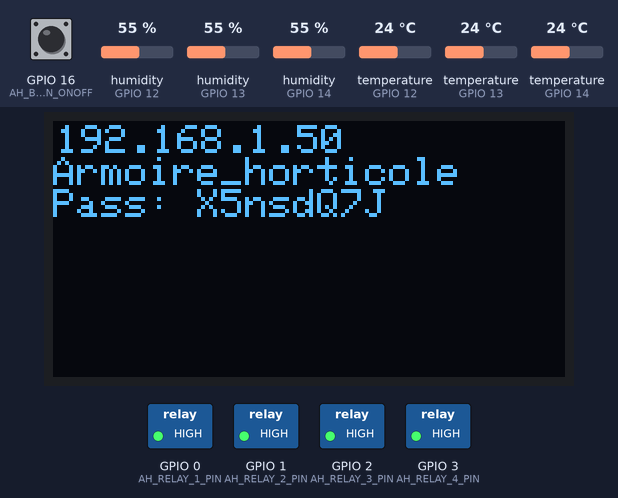
A sketch run on a simulated ESP8266 (NodeMCU). Shown: 128×64 one-colour display, switched loads named in the sketch (green lamp = pin HIGH). Inputs (shaded band) come from the test bench; at power-on: GPIO 16 (AH_BUTTON_ONOFF) HIGH, humidity (sensors on GPIO 12, GPIO 13, GPIO 14) 55 %, temperature (sensors on GPIO 12, GPIO 13, GPIO 14) 24 °C. WiFi joins after 1.5 s; servers stay silent unless stated.

Above: at 2.7 s.
2.8 s: GPIO 16 (AH_BUTTON_ONOFF) pulled LOW for 0.15 s
At 4.3 s:
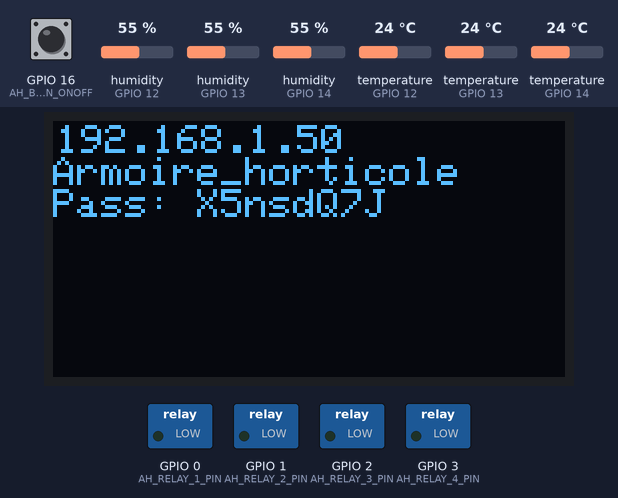
10.3 s: humidity (sensor on GPIO 12) set to 22 %
At 13.1 s:
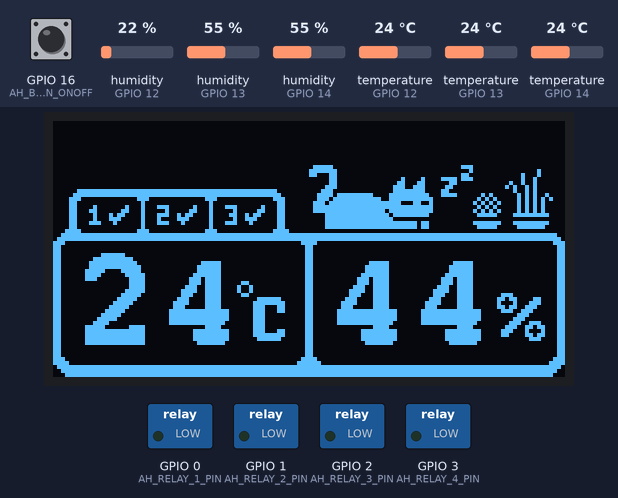
15.8 s: humidity (sensor on GPIO 13) set to 22 %
At 18.9 s:
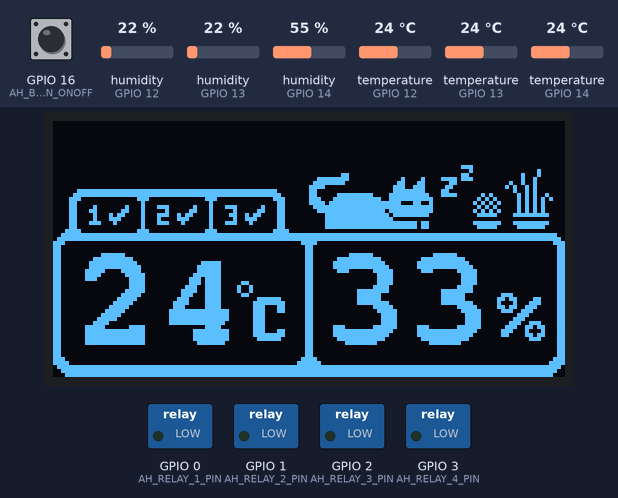
21.6 s: humidity (sensor on GPIO 14) set to 22 %
At 24.8 s:
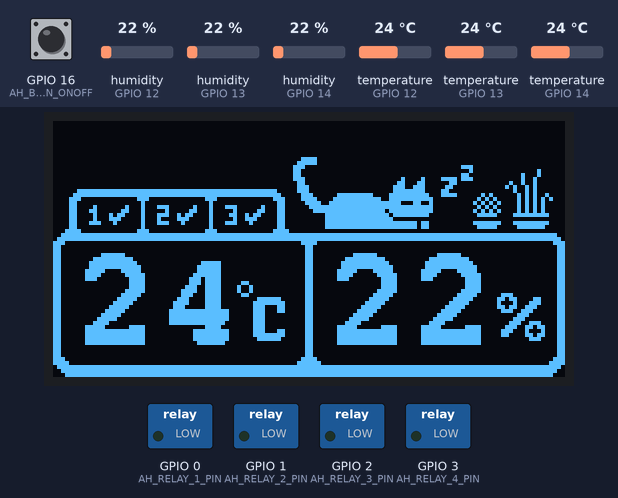
25.9 s: temperature (sensor on GPIO 12) set to 12 °C
At 28.5 s:
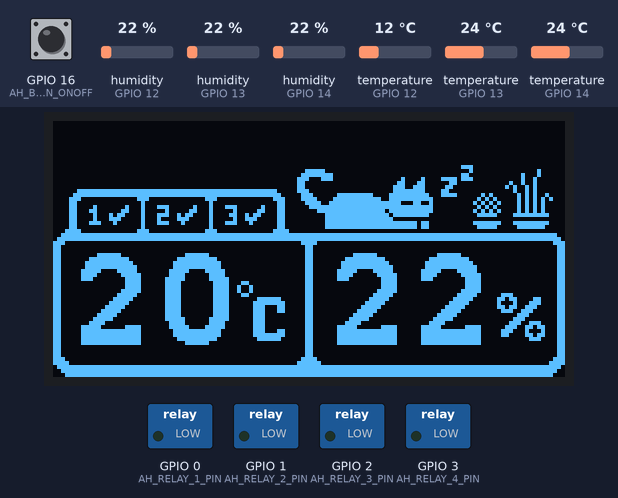
29.1 s: temperature (sensor on GPIO 13) set to 12 °C
At 31.7 s:
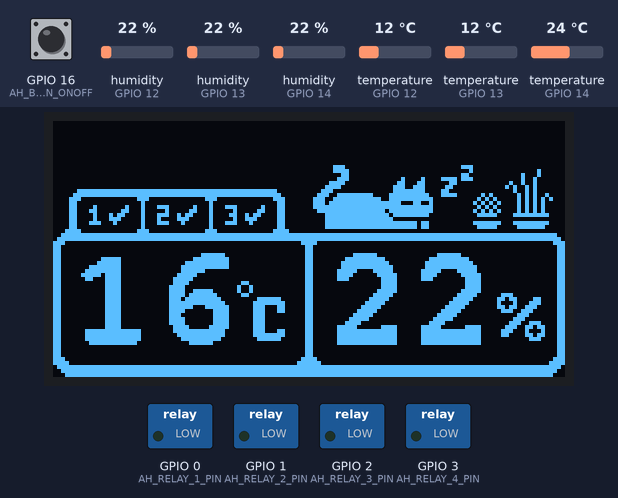
Timing chart, 0 to 33.2 s (numbered marks = the images above; inputs shaded):
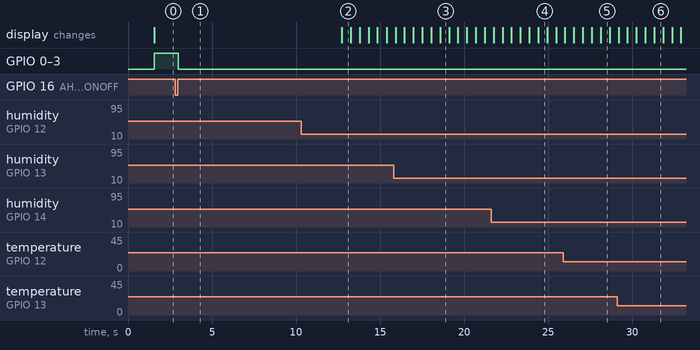

The sketch:

esp8266-armoire-horticole.ino
```cpp
#include <Arduino.h>
#include <DHT.h>
#include "ahwebserver.h"
#include "ahinputs.h"
#include "ahdisplay.h"
#include "ahsensors.h"
#include "ahrelays.h"
#include "ahdata.h"

unsigned long currentTime = 0;
unsigned long lastUpdateTime = 0;

bool connected = false;
String currentIP = "";

AHRelays ahRelays = AHRelays();
AHSensors ahSensors = AHSensors();
AHWebServer ahWebServer = AHWebServer();
AHInputs ahInputs = AHInputs();
AHDisplay ahDisplay = AHDisplay();
AHData data;

void setup()
{
    ahSensors.setup();

    // Lorsque les capteurs se mettent à jour
    ahSensors.data = &data;
    ahWebServer.data = &data;
    ahDisplay.data = &data;

    ahRelays.setup();
    ahInputs.setup();
    ahInputs.onButtonOnOffPressed = []()
    {
        ahRelays.toggleAll();
        ahDisplay.displayWifiInformations();
    };

    ahDisplay.setup();
    ahWebServer.setup();

    // Lorsqu'un client web demande les valeurs captées
    ahWebServer.onSensorsRequest = []()
    { return ahSensors.getSensorsValuesJSON(); };

    // Lorsqu'un client web demande les status des relays
    ahWebServer.onRelaysValuesRequest = []()
    { return ahRelays.getRelaysValuesJSON(); };

    // Lorsqu'un client web demande les valeurs captées
    ahWebServer.onRelayChangeRequest = [](String name, bool on)
    {
        ahRelays.setRelay(name, on);
        return ahRelays.getRelaysValuesJSON();
    };
}

void loop()
{
    currentTime = millis();

    ahWebServer.loop();
    ahSensors.loop(currentTime);
    ahInputs.loop();
    ahRelays.loop(currentTime);
    ahDisplay.loop(currentTime);

    delay(50);
}
```

ahdata.h
```cpp
#ifndef ARMOIRE_HORTI_SENSORS_STATUS_H
#define ARMOIRE_HORTI_SENSORS_STATUS_H

/**
 * Represent the current status of the cabinet,
 * displayed on the screen and/or be sent to a remote web interface.
 */
struct AHData
{
    /**
     * Current wifi status.
     */
    String wifiStatusText = "Status unknown";

    /**
     * Current average temperature (C°)
     */
    float temperature = 0.0;

    /**
     * Current average humidity %
     */
    float humidity = 0.0;

    /**
     * Indicates if each sensor is well connected.
     */
    bool connected[3] = {false, false, false};
};

#endif
```

ahdisplay.cpp
```cpp
#include "ahdisplay.h"

void AHDisplay::setup()
{
    // SSD1306_SWITCHCAPVCC = generate display voltage from 3.3V internally
    if (!display.begin(SSD1306_SWITCHCAPVCC, AH_SCREEN_ADDRESS))
    {
        Serial.println(F("SSD1306 allocation failed"));
        digitalWrite(LED_BUILTIN, HIGH);
        for (;;)
            ; // Don't proceed, loop forever
    }
    else
    {
        display.clearDisplay();
    }
}

void AHDisplay::loop(const long time)
{
    if (time > lastLoopUpdate + AH_DISPLAY_REFRESH_INTERVAL)
    {
        lastLoopUpdate = time;
        refreshDisplay(time);
    }
}

void AHDisplay::refreshDisplay(const long time)
{
    display.clearDisplay();
    display.setTextColor(SSD1306_WHITE);

    if (time > lastShowIntroductionTime + AH_DISPLAY_TIME_OF_WIFI_INFOS)
    {
        display.drawBitmap(0, 0, INTERFACE_BITMAP, display.width(), display.height(), 1);

        drawCat(time);
        drawSensorsStatus(time);
        drawTemperatureAndHumidity(time);
    }
    else
    {
        drawIntroductionScreen(time);
    }

    display.display();
}

void AHDisplay::displayWifiInformations()
{
    lastShowIntroductionTime = lastLoopUpdate;
}

void AHDisplay::drawIntroductionScreen(const long time)
{
    int x = 1, y = 1;

    int16_t x1, y1;
    uint16_t w, h;

    const String ssid = AH_WIFI_PORTAL_SSID;
    const String password = AH_WIFI_PORTAL_PASS;

    display.setFont();
    display.getTextBounds(ssid, 0, 0, &x1, &y1, &w, &h);
    display.setCursor(x, y);
    display.print(data->wifiStatusText + "\n" + ssid + "\nPass: " + password);
}

void AHDisplay::drawSensorsStatus(const long time)
{
    display.drawBitmap(sensorsPositions[0], sensorsPositions[1], data->connected[0] ? SENSOR_OK : SENSOR_KO, 5, 5, 1);
    display.drawBitmap(sensorsPositions[2], sensorsPositions[3], data->connected[1] ? SENSOR_OK : SENSOR_KO, 5, 5, 1);
    display.drawBitmap(sensorsPositions[4], sensorsPositions[5], data->connected[2] ? SENSOR_OK : SENSOR_KO, 5, 5, 1);
}

void AHDisplay::drawTemperatureAndHumidity(const long time)
{
    int xt = 41, yt = 55;
    int xh = 104, yh = 55;

    int16_t x1, y1;
    uint16_t w, h;

    const bool allSensorsDisconnect = !data->connected[0] && !data->connected[1] && !data->connected[2];

    String temperatureStr = String(int(round(data->temperature)));
    String humidityStr = String(int(round(data->humidity)));

    display.setFont(&FreeMonoBold18pt7b);
    display.getTextBounds(temperatureStr, 0, 0, &x1, &y1, &w, &h);
    display.setCursor(xt - w, yt);

    if (allSensorsDisconnect)
        display.print('?');
    else
        display.print(temperatureStr);

    display.getTextBounds(humidityStr, 0, 0, &x1, &y1, &w, &h);
    display.setCursor(xh - w, yh);

    if (allSensorsDisconnect)
        display.print('?');
    else
        display.print(humidityStr);
}

void AHDisplay::drawCat(const long time)
{
    const int frame = int(time / 500) % 9;

    switch (frame)
    {
    default:
    case 0:
        display.drawBitmap(catTailPosition[0], catTailPosition[1], CAT_TAIL_1, 20, 14, 1);
        break;
    case 1:
        display.drawBitmap(catTailPosition[0], catTailPosition[1], CAT_TAIL_2, 20, 14, 1);
        break;
    case 2:
        display.drawBitmap(catTailPosition[0], catTailPosition[1], CAT_TAIL_3, 20, 14, 1);
        break;
    case 3:
        display.drawBitmap(catTailPosition[0], catTailPosition[1], CAT_TAIL_4, 20, 14, 1);
        break;
    case 4:
        display.drawBitmap(catTailPosition[0], catTailPosition[1], CAT_TAIL_5, 20, 14, 1);
        break;
    case 5:
        display.drawBitmap(catTailPosition[0], catTailPosition[1], CAT_TAIL_6, 20, 14, 1);
        break;
    case 6:
        display.drawBitmap(catTailPosition[0], catTailPosition[1], CAT_TAIL_7, 20, 14, 1);
        break;
    case 7:
        display.drawBitmap(catTailPosition[0], catTailPosition[1], CAT_TAIL_8, 20, 14, 1);
        break;
    case 8:
        display.drawBitmap(catTailPosition[0], catTailPosition[1], CAT_TAIL_9, 20, 14, 1);
        break;
    }
}
```

ahdisplay.h
```cpp
#ifndef ARMOIRE_HORTI_DISPLAY_LIB_H
#define ARMOIRE_HORTI_DISPLAY_LIB_H

#include <Arduino.h>
#include <Adafruit_SSD1306.h>
#include <Fonts/FreeMonoBold18pt7b.h>
#include <Fonts/FreeMono9pt7b.h>
#include "./images/images.h"
#include "./images/cat-tail.h"
#include "ahdata.h"
#include "config.h"

#define AH_SCREEN_WIDTH 128
#define AH_SCREEN_HEIGHT 64
#define AH_SCREEN_ADDRESS 0x3C
#define AH_OLED_RESET -1

/// Screen refresh interval in seconds
#define AH_DISPLAY_REFRESH_INTERVAL 500

/**
 * Displays data on the OLED screen.
 */
class AHDisplay
{
public:
    /// Current data to display
    AHData *data;

    void setup();
    void loop(const long time);
    void displayWifiInformations();

private:
    int catTailPosition[2] = {57, 9};

    int sensorsPositions[6] = {
        14, 21,
        31, 21,
        48, 21};

    long lastLoopUpdate = 0;
    long lastShowIntroductionTime = 0;

    Adafruit_SSD1306 display = Adafruit_SSD1306(
        AH_SCREEN_WIDTH,
        AH_SCREEN_HEIGHT,
        &Wire,
        AH_OLED_RESET);

    void refreshDisplay(const long time);
    void drawClock(const long time);
    void drawSensorsStatus(const long time);
    void drawTemperatureAndHumidity(const long time);
    void drawCat(const long time);
    void drawIntroductionScreen(const long time);
};

#endif
```

ahinputs.cpp
```cpp
#include "ahinputs.h"

void AHInputs::setup()
{
    pinMode(AH_BUTTON_ONOFF, INPUT_PULLUP);
}

void AHInputs::loop()
{
    const int onOffStatus = digitalRead(AH_BUTTON_ONOFF);

    if (lastOnOffStatus != onOffStatus)
    {
        lastOnOffStatus = onOffStatus;

        if (onOffStatus == HIGH)
        {
            onButtonOnOffPressed();
        }
    }
}
```

ahinputs.h
```cpp
#ifndef ARMOIRE_HORTI_INPUTS_LIB_H
#define ARMOIRE_HORTI_INPUTS_LIB_H

#include <Arduino.h>
#include "config.h"

/**
 * Detects when the main button is pressed.
 */
class AHInputs
{
public:
    void setup();
    void loop();
    void (*onButtonOnOffPressed)() = []() {};

private:
    int lastOnOffStatus = LOW;
};

#endif
```

ahrelays.cpp
```cpp
#include "ahrelays.h"

void AHRelays::setup()
{
    for (int i = 0; i < AH_RELAYS_COUNT; i++)
    {
        const Relay relay = relays[i];
        pinMode(relay.pin, OUTPUT);
        digitalWrite(relay.pin, relay.value ? LOW : HIGH);
    }
}

void AHRelays::loop(const long time)
{
}

bool AHRelays::toggleAll()
{
    mainOnOff = !mainOnOff;
    update();
    return mainOnOff;
}

void AHRelays::setRelay(String name, bool value)
{
    if (name.equals("main"))
    {
        mainOnOff = value;

        if (mainOnOff)
        {
            // Si on allume "main" et que tous les autres interrupteurs sont OFF,
            // alors on allume tout
            bool allOff = true;
            for (int i = 0; i < AH_RELAYS_COUNT; i++)
            {
                allOff = allOff && (relays[i].value == false);
            }

            if (allOff)
            {
                for (int i = 0; i < AH_RELAYS_COUNT; i++)
                {
                    relays[i].value = true;
                }
            }
        }
    }
    else
    {
        for (int i = 0; i < AH_RELAYS_COUNT; i++)
        {
            if (relays[i].name.equals(name))
            {
                relays[i].value = value;
            }
        }
    }

    update();
}

void AHRelays::update()
{
    if (mainOnOff)
    {
        for (int i = 0; i < AH_RELAYS_COUNT; i++)
        {
            const Relay relay = relays[i];
            digitalWrite(relay.pin, relay.value ? LOW : HIGH);
        }
        // digitalWrite(AH_RELAY_1_PIN, relays[0].value ? LOW: HIGH);
        // digitalWrite(AH_RELAY_2_PIN, relays[1].value ? LOW: HIGH);
        // digitalWrite(AH_RELAY_3_PIN, relays[2].value ? LOW: HIGH);
        // digitalWrite(AH_RELAY_HEAT_PIN, relays[3].value ? LOW: HIGH);
    }
    else
    {
        // for (int i = 0; i < AH_RELAYS_COUNT; i++)
        // {
        //     const Relay relay = relays[i];
        //     digitalWrite(relay.pin, HIGH);
        // }

        digitalWrite(AH_RELAY_1_PIN, HIGH);
        digitalWrite(AH_RELAY_2_PIN, HIGH);
        digitalWrite(AH_RELAY_3_PIN, HIGH);
        digitalWrite(AH_RELAY_4_PIN, HIGH);
    }
}

String AHRelays::getRelaysValuesJSON()
{
    String responseJSONString = "";
    DynamicJsonDocument responseJSON(350);

    const size_t CAPACITY = JSON_OBJECT_SIZE(10);

    for (int i = 0; i < AH_RELAYS_COUNT; i++)
    {
        const Relay relay = relays[i];

        StaticJsonDocument<CAPACITY> doc;
        JsonObject obj = doc.to<JsonObject>();

        obj["name"] = relay.name;
        obj["value"] = relay.value;

        responseJSON.add(obj);
    }

    StaticJsonDocument<CAPACITY> doc;
    JsonObject obj = doc.to<JsonObject>();

    obj["name"] = "main";
    obj["value"] = mainOnOff;

    responseJSON.add(obj);

    serializeJson(responseJSON, responseJSONString);
    return responseJSONString;
}
```

ahrelays.h
```cpp
#ifndef ARMOIRE_HORTI_RELAYS_H
#define ARMOIRE_HORTI_RELAYS_H

#include <Arduino.h>
#include <ArduinoJson.h>
#include "config.h"

/**
 * Represents a relay
 */
struct Relay
{
    String name;
    int pin;
    bool value;
};

/**
 * Handle the relays (to turn on/off lights and the heating mat).
 */
class AHRelays
{
public:
    void setup();
    void loop(const long time);
    void setRelay(String relayName, bool value);
    bool toggleAll();
    String getRelaysValuesJSON();

private:
    Relay relays[AH_RELAYS_COUNT] = {
        {"relay-0", AH_RELAY_1_PIN, true},
        {"relay-1", AH_RELAY_2_PIN, true},
        {"relay-2", AH_RELAY_3_PIN, true},
        {"relay-3", AH_RELAY_4_PIN, true},
    };

    bool mainOnOff = true;
    void update();
};

#endif
```

ahsensors.cpp
```cpp
#include "ahsensors.h"

void AHSensors::setup()
{
    for (auto &sensor : dht)
    {
        sensor.begin();
    }

    updateSensorsValues();
}

void AHSensors::loop(const long time)
{
    if (time > lastUpdateTime + AH_SENSORS_REFRESH_INTERVAL)
    {
        lastUpdateTime = time;

        updateSensorsValues();

        data->temperature = getAverageTemperature();
        data->humidity = getAverageHumidity();
        data->connected[0] = isSensorConnected(0);
        data->connected[1] = isSensorConnected(1);
        data->connected[2] = isSensorConnected(2);
    }
}

/**
 * @brief Température moyenne
 */
float AHSensors::getAverageTemperature()
{
    float total = 0;
    int count = 0;

    for (int i = 0; i < AH_SENSORS_COUNT; i++)
    {
        if (isSensorConnected(i))
        {
            total += temperature[i];
            count++;
        }
    }

    if (count > 0)
        return total / float(count);
    else
        return 0;
}

/**
 * @brief Humidité moyenne
 */
float AHSensors::getAverageHumidity()
{
    float total = 0;
    int count = 0;

    for (int i = 0; i < AH_SENSORS_COUNT; i++)
    {
        if (isSensorConnected(i))
        {
            total += humidity[i];
            count++;
        }
    }

    if (count > 0)
        return total / float(count);
    else
        return 0;
}

/**
 * @brief Vérifie qu'un capteur est connecté
 */
bool AHSensors::isSensorConnected(int id)
{
    if (id < 0 || id >= AH_SENSORS_COUNT)
    {
        return false;
    }
    else
    {
        const bool temperatureIsOK = !isnan(temperature[id]) && temperature[id] > -100 && temperature[id] <= 100;
        const bool humidityIsOK = !isnan(humidity[id]) && humidity[id] >= 0 && humidity[id] <= 100;

        return temperatureIsOK && humidityIsOK;
    }
}

String AHSensors::getSensorsValuesJSON()
{
    String responseJSONString = "";
    DynamicJsonDocument responseJSON(192);

    const size_t CAPACITY = JSON_OBJECT_SIZE(AH_SENSORS_COUNT);

    for (int i = 0; i < AH_SENSORS_COUNT; i++)
    {
        StaticJsonDocument<CAPACITY> doc;
        JsonObject obj = doc.to<JsonObject>();

        obj["id"] = i;
        obj["humidity"] = humidity[i];
        obj["temperature"] = temperature[i];

        responseJSON.add(obj);
    }

    serializeJson(responseJSON, responseJSONString);
    return responseJSONString;
}

void AHSensors::updateSensorsValues()
{
    for (int i = 0; i < AH_SENSORS_COUNT; i++)
    {
        temperature[i] = dht[i].readTemperature();
        humidity[i] = dht[i].readHumidity();
    }
}
```

ahsensors.h
```cpp
#ifndef ARMOIRE_HORTI_SENSORS_LIB_H
#define ARMOIRE_HORTI_SENSORS_LIB_H

#include <Arduino.h>
#include <DHT.h>
#include <ArduinoJson.h>
#include "config.h"
#include "ahdata.h"

/**
 * Handle up to 3 temperature and humidity sensors.
 */
class AHSensors
{
public:
    void setup();
    void loop(const long time);
    float getAverageTemperature();
    float getAverageHumidity();
    bool isSensorConnected(int id);
    String getSensorsValuesJSON();
    AHData *data;

private:
    long lastUpdateTime = 0;
    void updateSensorsValues();

    DHT dht[AH_SENSORS_COUNT] = {
        {AH_DHT1_PIN, DHT22},
        {AH_DHT2_PIN, DHT22},
        {AH_DHT3_PIN, DHT22},
    };

    float humidity[AH_SENSORS_COUNT];
    float temperature[AH_SENSORS_COUNT];
};

#endif
```

ahwebserver.h
```cpp
#ifndef ARMOIRE_HORTI_WEBSERVER_LIB_H
#define ARMOIRE_HORTI_WEBSERVER_LIB_H

#include <Arduino.h>
#include <ESP8266WiFi.h>
#include <DNSServer.h>
#include <ESP8266WebServer.h>
#include <WiFiManager.h>
#include "ahsensors.h"

/**
 * The webserver handles two things:
 * - the wifi portal to setup the wifi connection at first.
 * - if the arduino is connected to a router, it serves a server with an API and a basic HTML home.
 */
class AHWebServer
{
public:
    AHData *data;

    void setup();
    void loop();
    String getStatusAsText();

    String (*onSensorsRequest)() = []()
    { return String("{\"error\":\"onSensorsRequest is undefined\"}"); };

    String (*onRelaysValuesRequest)() = []()
    { return String("{\"error\":\"onRelaysValuesRequest is undefined\"}"); };

    String (*onRelayChangeRequest)(String name, bool value) = [](String name, bool value)
    { return String("{\"error\":\"onRelayChangeRequest is undefined\"}"); };

private:
    AHSensors ahSensors;
    WiFiManager wifiManager;
    std::unique_ptr<ESP8266WebServer> server;
    String getArgValue(String name);
    String getRequestDescription();
    String currentIP = "";
    String status2 = "";
    wl_status_t lastWiFiStatus = WL_DISCONNECTED;

    void handleRoot();
    void updateStatus();
    void updateData();
};

#endif
```

config.h
```cpp
#ifndef ARMOIRE_HORTI_CONFIG_H
#define ARMOIRE_HORTI_CONFIG_H

// Nom du point d'accès et mot de passe pour y accéder
#define AH_WIFI_PORTAL_SSID "Armoire_horticole"
#define AH_WIFI_PORTAL_PASS "X5nsdQ7J"

// Pins des capteurs de température et d'humidité
#define AH_DHT1_PIN 13
#define AH_DHT2_PIN 12
#define AH_DHT3_PIN 14

// Intervalle entre chaque rafraichissement
// des capteurs de température et d'humidité
#define AH_SENSORS_REFRESH_INTERVAL 3000
#define AH_SENSORS_COUNT 3

// Pins des relais
#define AH_RELAYS_COUNT 4
#define AH_RELAY_1_PIN 0
#define AH_RELAY_2_PIN 1
#define AH_RELAY_3_PIN 2
#define AH_RELAY_4_PIN 3

// Bouton ON/OFF des LEDS
#define AH_BUTTON_ONOFF 16

// Temps d'affichage des informations WiFi
#define AH_DISPLAY_TIME_OF_WIFI_INFOS 10000

#endif
```

Source omitted: ahwebserver.cpp (5809 bytes), cat-tail.h (data table, 3080 bytes), images.h (data table, 6751 bytes)

Measured:
- after the input at 2.8 s, GPIO 0 (AH_RELAY_1_PIN), GPIO 1 (AH_RELAY_2_PIN), GPIO 2 (AH_RELAY_3_PIN), GPIO 3 (AH_RELAY_4_PIN): HIGH → LOW after 0.18 s
- what the display in image 2 shows lasts 0.6 s, from 12.7 s to 13.3 s
